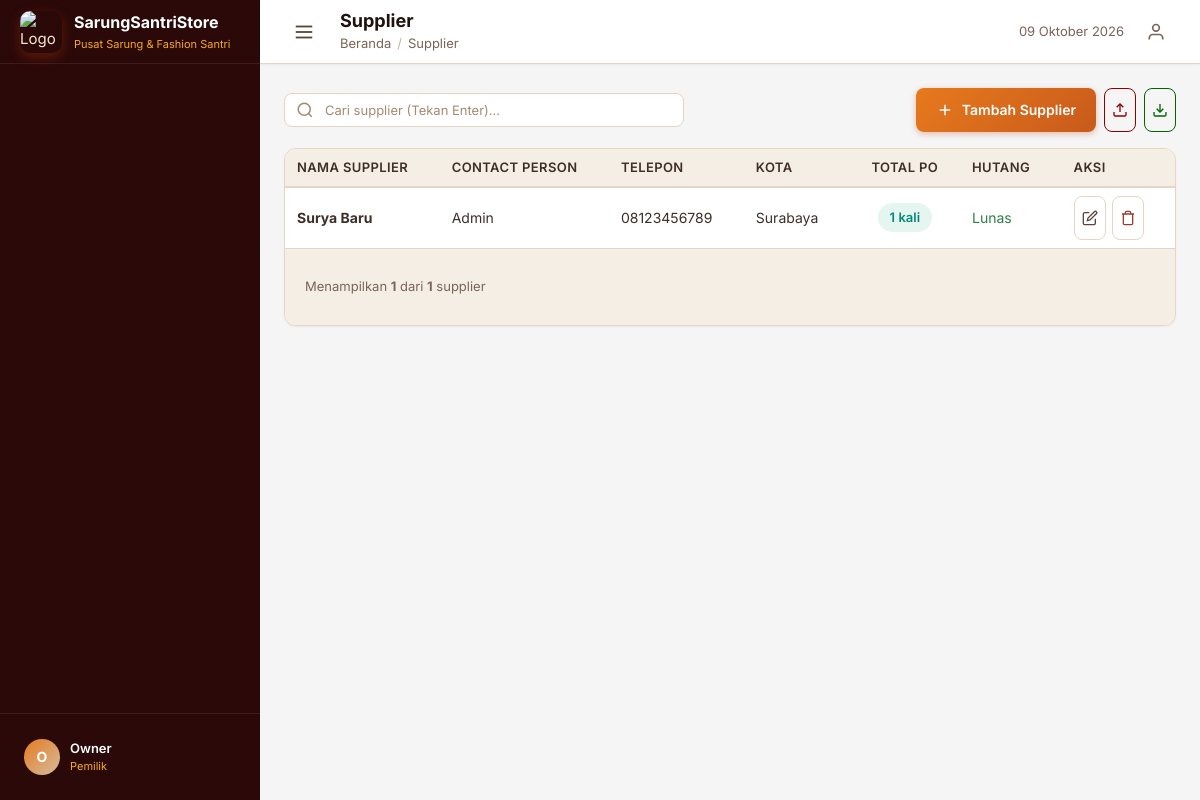
Screenshot of /admin/suppliers.php (signed in) with the database file from the repository.
### tables this page shows
CREATE TABLE `suppliers` (
  `id` int(11) NOT NULL,
  `name` varchar(150) NOT NULL,
  `contact_person` varchar(150) DEFAULT NULL,
  `phone` varchar(20) DEFAULT NULL,
  `email` varchar(150) DEFAULT NULL,
  `address` text DEFAULT NULL,
  `city` varchar(100) DEFAULT NULL,
  `notes` text DEFAULT NULL,
  `created_at` timestamp NOT NULL DEFAULT current_timestamp(),
  `updated_at` timestamp NOT NULL DEFAULT current_timestamp() ON UPDATE current_timestamp()
);

### includes/helpers.php (called while the page is built, shortened)
<?php
function sanitize($input) {
    return htmlspecialchars(trim($input), ENT_QUOTES, 'UTF-8');
}
function getPagination($totalItems, $currentPage, $perPage = ITEMS_PER_PAGE) {
    $totalPages = ceil($totalItems / $perPage);
    $currentPage = max(1, min($currentPage, $totalPages));
    $offset = ($currentPage - 1) * $perPage;
    return [
        'total_items' => $totalItems,
        'total_pages' => $totalPages,
        'current_page' => $currentPage,
        'per_page' => $perPage,
        'offset' => $offset,
        'has_prev' => $currentPage > 1,
        'has_next' => $currentPage < $totalPages,
    ];
}

### admin/suppliers.php (the view, shortened to what this page needs)
<?php
$db = Database::conn();
$search = sanitize($_GET['search'] ?? '');
$page = max(1, (int)($_GET['page'] ?? 1));
$where = $search ? "WHERE s.name LIKE ? OR s.contact_person LIKE ?" : "WHERE 1=1";
$params = $search ? ["%$search%", "%$search%"] : [];
$stmt = $db->prepare("SELECT COUNT(*) FROM suppliers s $where");
$stmt->execute($params);
$pagination = getPagination($stmt->fetchColumn(), $page);
$stmt = $db->prepare("
    SELECT s.*,
    (SELECT COUNT(*) FROM purchases WHERE supplier_id = s.id) as total_po,
    COALESCE((SELECT SUM(total_debt - paid_amount) FROM payables WHERE supplier_id = s.id AND status != 'Paid'), 0) as outstanding_payable
    FROM suppliers s $where ORDER BY s.name
    LIMIT {$pagination['per_page']} OFFSET {$pagination['offset']}
");
$stmt->execute($params);
$suppliers = $stmt->fetchAll();
include INCLUDES_PATH . '/header.php';
?>
<div class="toolbar">
    <form method="GET" style="display:flex; gap:8px; align-items:center; flex:1;">
        <div class="search-box" style="flex:1; max-width:400px; margin-right:8px;">
            <input type="text" name="search" class="form-control" placeholder="Cari supplier (Tekan Enter)..." value="<?= htmlspecialchars($search) ?>" onchange="this.form.submit()">
        </div>
    </form>
    <div class="filter-group">
        <button class="btn btn-primary" onclick="openModal('modalSupplier'); resetForm()">
            <svg width="18" height="18" viewBox="0 0 24 24" fill="none" stroke="currentColor" stroke-width="2"><line x1="12" y1="5" x2="12" y2="19"/><line x1="5" y1="12" x2="19" y2="12"/></svg>
            Tambah Supplier
        </button>
        <?php
        include INCLUDES_PATH . '/import_export_toolbar.php';
        ?>
    </div>
</div>
<div class="card">
    <div class="card-body" style="padding:0;">
        <div class="table-responsive">
            <table class="table">
                <thead>
                    <tr>
                        <th>Nama Supplier</th>
                        <th>Contact Person</th>
                        <th>Telepon</th>
                        <th>Kota</th>
                        <th class="text-center" style="text-align: center;">Total PO</th>
                        <th>Hutang</th>
                        <th>Aksi</th>
                    </tr>
                </thead>
                <tbody>
                    <?php foreach ($suppliers as $sup): ?>
                        <tr>
                            <td class="text-bold"><?= htmlspecialchars($sup['name']) ?></td>
                            <td><?= htmlspecialchars($sup['contact_person'] ?: '-') ?></td>
                            <td><?= htmlspecialchars($sup['phone'] ?: '-') ?></td>
                            <td><?= htmlspecialchars($sup['city'] ?: '-') ?></td>
                            <td class="text-center"><span style="display:inline-block; background:#E5F5EF; color:#02897A; padding:4px 12px; border-radius:16px; font-weight:600; font-size:13px;"><?= $sup['total_po'] ?> kali</span></td>
                            <td>
                                <?php if ($sup['outstanding_payable'] > 0): ?>
                                    <span class="text-danger text-bold"><?= formatRupiah($sup['outstanding_payable']) ?></span>
                                <?php else: ?>
                                    <span class="text-success">Lunas</span>
                                <?php endif; ?>
                            </td>
                            <td>
                                <div class="actions">
                                    <button class="btn btn-sm btn-outline btn-icon" title="Edit" onclick='editSupplier(<?= json_encode($sup) ?>)'>
                                        <svg width="16" height="16" viewBox="0 0 24 24" fill="none" stroke="currentColor" stroke-width="2"><path d="M11 4H4a2 2 0 0 0-2 2v14a2 2 0 0 0 2 2h14a2 2 0 0 0 2-2v-7"/><path d="M18.5 2.5a2.121 2.121 0 0 1 3 3L12 15l-4 1 1-4 9.5-9.5z"/></svg>
                                    </button>
                                    <form method="POST" style="display:inline" onsubmit="return confirm('Yakin hapus supplier ini?')">
                                        <button type="submit" class="btn btn-sm btn-outline btn-icon" title="Hapus" style="color:var(--danger);">
                                            <svg width="16" height="16" viewBox="0 0 24 24" fill="none" stroke="currentColor" stroke-width="2"><polyline points="3 6 5 6 21 6"/><path d="M19 6v14a2 2 0 0 1-2 2H7a2 2 0 0 1-2-2V6m3 0V4a2 2 0 0 1 2-2h4a2 2 0 0 1 2 2v2"/></svg>
                                        </button>
                                    </form>
                                </div>
                            </td>
                        </tr>
                    <?php endforeach; ?>
                </tbody>
            </table>
        </div>
    </div>
    <div class="card-footer" style="display:flex; justify-content:space-between; align-items:center; flex-wrap:wrap; gap:10px;">
        <div class="text-sm text-muted">
            Menampilkan <strong><?= count($suppliers) ?></strong> dari <strong><?= number_format($pagination['total_items']) ?></strong> supplier
        </div>
    </div>
</div>
<?php include INCLUDES_PATH . '/footer.php'; ?>

### rows the page displays
suppliers: name "Surya Baru", contact_person "Admin", phone "08123456789", city "Surabaya", total_po "1"

### other values shown
APP_NAME "SarungSantriStore"
APP_TAGLINE "Pusat Sarung & Fashion Santri"
substr($currentUser['full_name'] ?? 'U', 0, 1) "O"
$currentUser['full_name'] "Owner"
$currentUser['role_name'] "Pemilik"
$pageTitle "Supplier"
$crumb['label'] "Supplier"
count($suppliers) "1"
$pagination['total_items'] "1"
